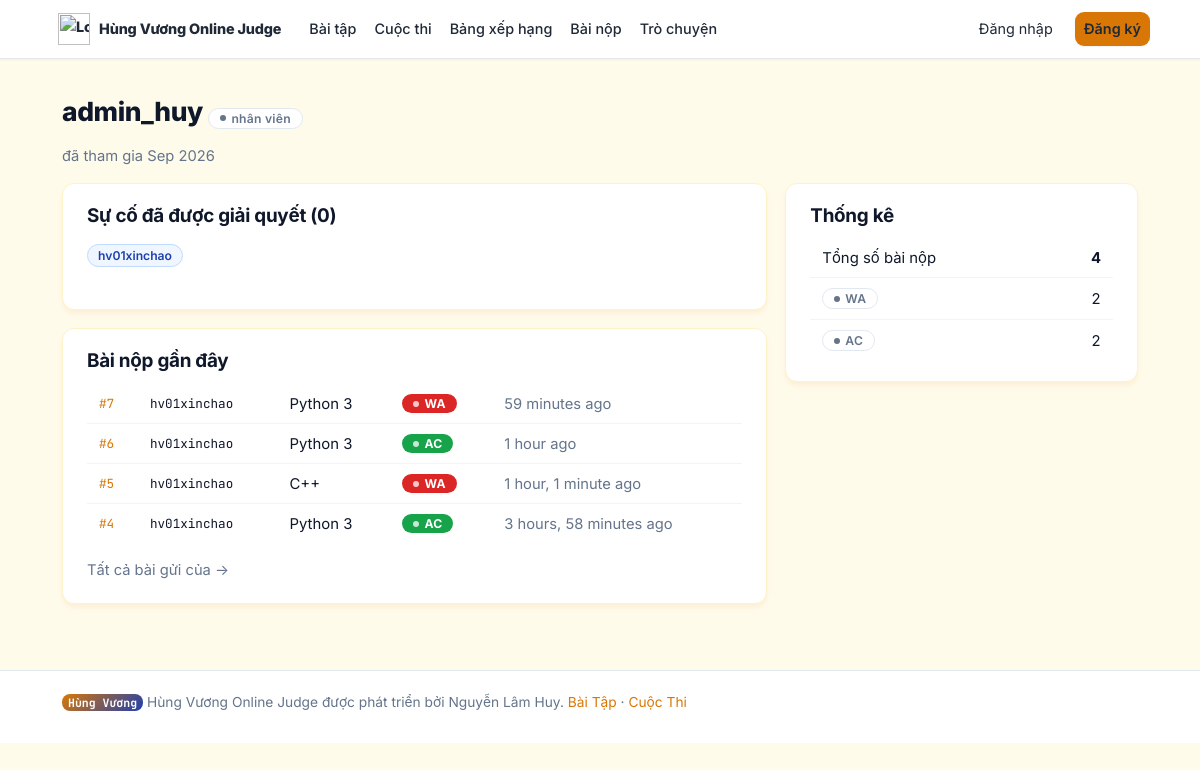
The app's page /accounts/u/admin_huy/ with its own data.
### judge/models.py (models this page shows, shortened)
class Problem(models.Model):
    DIFFICULTY_CHOICES = [("E", "Easy"), ("M", "Medium"), ("H", "Hard")]
    code = models.SlugField(
        max_length=20,
        unique=True,
        help_text="Short unique code shown in URLs, e.g. SUM01",
    )
    title = models.CharField(max_length=200)
    statement = models.TextField(
        help_text="Problem statement. Plain text — a blank line starts a new paragraph."
    )
    input_format = models.TextField("Input", blank=True)
    output_format = models.TextField("Output", blank=True)
    constraints = models.TextField(blank=True)
    hint = models.TextField(
        blank=True, help_text="Optional hint shown behind a spoiler on the problem page."
    )
    difficulty = models.CharField(max_length=1, choices=DIFFICULTY_CHOICES, default="E")
    tags = models.CharField(
        max_length=200, blank=True, help_text="Comma separated, e.g. math, greedy"
    )
    time_limit = models.FloatField(default=1.0, help_text="Seconds per test case")
    memory_limit = models.PositiveIntegerField(default=256, help_text="Megabytes")
    is_visible = models.BooleanField(
        default=True,
        help_text="Uncheck to hide from the public list (e.g. for upcoming contests).",
    )
    editorial = models.TextField(
        blank=True,
        help_text="Solution explanation. Unlocks for users who solved the problem "
                  "(hidden for everyone while a contest containing it is running).",
    )
    editorial_code = models.TextField(
        "Reference solution", blank=True,
        help_text="Optional reference implementation shown with the editorial.",
    )
    editorial_language = models.CharField(
        max_length=4, blank=True,
        choices=[("c", "C"), ("cpp", "C++"), ("py", "Python 3")],
        help_text="Language of the reference solution.",
    )
    created_by = models.ForeignKey(
        settings.AUTH_USER_MODEL, null=True, blank=True, on_delete=models.SET_NULL
    )
    created_at = models.DateTimeField(auto_now_add=True)
    class Meta:
        ordering = ["code"]

class Submission(models.Model):
    LANGUAGE_CHOICES = [("c", "C"), ("cpp", "C++"), ("py", "Python 3")]
    VERDICT_CHOICES = [
        ("PD", "Pending"),
        ("JG", "Judging"),
        ("AC", "Accepted"),
        ("WA", "Wrong Answer"),
        ("TLE", "Time Limit Exceeded"),
        ("MLE", "Memory Limit Exceeded"),
        ("RE", "Runtime Error"),
        ("CE", "Compilation Error"),
        ("IE", "Internal Error"),
    ]
    user = models.ForeignKey(
        settings.AUTH_USER_MODEL, on_delete=models.CASCADE, related_name="submissions"
    )
    problem = models.ForeignKey(
        Problem, on_delete=models.CASCADE, related_name="submissions"
    )
    contest = models.ForeignKey(
        Contest,
        null=True,
        blank=True,
        on_delete=models.SET_NULL,
        related_name="submissions",
    )
    language = models.CharField(max_length=4, choices=LANGUAGE_CHOICES)
    source_code = models.TextField()
    verdict = models.CharField(max_length=4, choices=VERDICT_CHOICES, default="PD")
    exec_time_ms = models.PositiveIntegerField(null=True, blank=True)
    passed_tests = models.PositiveIntegerField(default=0)
    total_tests = models.PositiveIntegerField(default=0)
    first_fail_test = models.PositiveIntegerField(null=True, blank=True)
    compile_message = models.TextField(blank=True)
    test_results = models.JSONField(default=list, blank=True)
    suggestion = models.TextField(blank=True)
    submitted_at = models.DateTimeField(auto_now_add=True)
    class Meta:
        ordering = ["-submitted_at"]
    def get_absolute_url(self):
        return reverse("submission_detail", args=[self.pk])
    @property
    def verdict_class(self):
        return {
            "AC": "ac",
            "WA": "wa",
            "TLE": "tle",
            "MLE": "tle",
            "RE": "re",
            "CE": "ce",
            "IE": "ie",
            "PD": "pd",
            "JG": "pd",
        }.get(self.verdict, "pd")

### accounts/views.py (the view)
# urls.py: path("u/<str:username>/", views.profile, name="profile"),
def profile(request, username):
    person = get_object_or_404(User, username=username)
    subs = Submission.objects.filter(user=person)
    solved_qs = (subs.filter(verdict="AC")
                 .values("problem__code", "problem__title")
                 .distinct().order_by("problem__code"))
    verdict_stats = (subs.values("verdict").annotate(n=Count("id"))
                     .order_by("-n"))
    return render(request, "accounts/profile.html", {
        "person": person,
        "solved_problems": solved_qs,
        "verdict_stats": verdict_stats,
        "total_submissions": subs.count(),
        "recent": subs.select_related("problem")[:10],
    })

### templates/accounts/profile.html (shortened to what this page needs)
{% extends "base.html" %}
{% load static %}
{% block content %}
<h1>{{ person.username }}
  {% if person.is_staff %}<span class="badge badge-outline">nhân viên</span>{% endif %}
</h1>
<p class="muted">{% if person.profile.full_name %}{{ person.profile.full_name }} · {% endif %}
  đã tham gia {{ person.date_joined|date:"M Y" }}</p>
<div class="grid-2">
<div>
<div class="card">
<h2 style="margin-top:0;">Sự cố đã được giải quyết ({{solde_problems|length }})</h2>
      {% if solved_problems %}
        <p>
        {% for p in solved_problems %}
          <a class="tag" href="{% url 'problem_detail' p.problem__code %}" style="display:inline-block;margin-bottom:6px;">{{ p.problem__code }}</a>
        {% endfor %}
        </p>
      {% else %}
        <p class="muted">Chưa giải quyết được điều gì - <a href="{% url 'problem_list' %}">chọn một bài tập đầu tiên</a>!</p>
      {% endif %}
    </div>
<div class="card">
<h2 style="margin-top:0;">Bài nộp gần đây</h2>
<div class="table-scroll"><table class="table-plain">
        {% for s in recent %}
        <tr>
<td class="mono"><a href="{{ s.get_absolute_url }}">#{{ s.pk }}</a></td>
<td class="mono">{{ s.problem.code }}</td>
<td>{{ s.get_language_display }}</td>
<td><span class="badge badge-{{ s.verdict_class }}">{{ s.verdict }}</span></td>
<td class="muted">{{ s.submitted_at|timesince }} ago</td>
</tr>
        {% empty %}<tr><td class="muted">Chưa có bài nộp nào.</td></tr>{% endfor %}
      </table></div>
<p style="margin-bottom:0;"><a class="muted" href="{% url 'submission_list' %}?user={{ person.username }}">Tất cả bài gửi của {{ user.username }} →</a></p>
</div>
</div>
<div>
<div class="card">
<h2 style="margin-top:0;">Thống kê</h2>
<div class="table-scroll"><table class="table-plain">
<tr><td>Tổng số bài nộp</td><td class="num"><b>{{ total_submissions }}</b></td></tr>
        {% for v in verdict_stats %}
        <tr><td><span class="badge badge-outline">{{ v.verdict }}</span></td><td class="num">{{ v.n }}</td></tr>{% endfor %}</table></div>
</div>
</div>
</div>
{% endblock %}

### static/css/style.css (style rules this page uses)
:root { --accent: #2563eb; --accent-dark: #1d4ed8; --accent-deep: #1e40af; --accent-soft: #eff6ff; --accent-line: #bfdbfe; --ink: #0f172a; --ink-mid: #334155; --ink-soft: #64748b; --line: #e2e8f0; --line-soft: #f1f5f9; --bg: #f6f8fb; --card: #ffffff; --topbar: #0f172a; --ac: #16a34a; --ac-soft: #f0fdf4; --ac-line: #bbf7d0; --wa: #dc2626; --wa-soft: #fef2f2; --wa-line: #fecaca; --tle: #ea580c; --tle-soft: #fff7ed; --re: #d97706; --ce: #7c3aed; --ce-soft: #f5f3ff; --pd: #64748b; --gold: #d4a017; --sans: "Inter", -apple-system, BlinkMacSystemFont, "Segoe UI", Roboto, Arial, sans-serif; --mono: "JetBrains Mono", ui-monospace, "SF Mono", Menlo, Consolas, monospace; --shadow-sm: 0 1px 2px rgba(15, 23, 42, 0.06); --shadow-md: 0 4px 12px rgba(15, 23, 42, 0.08); --radius: 12px; }
* { box-sizing: border-box; }
html { font-size: 16px; scroll-behavior: smooth; -webkit-text-size-adjust: 100%; }
body { margin: 0; font-family: var(--sans); color: var(--ink); background: var(--bg); line-height: 1.6; -webkit-font-smoothing: antialiased; }
a { color: var(--accent); text-decoration: none; }
h1, h2, h3 { line-height: 1.25; letter-spacing: -0.015em; }
h1 { font-size: 1.65rem; font-weight: 800; margin: 0.4rem 0 1rem; }
h2 { font-size: 1.18rem; font-weight: 700; margin: 1.5rem 0 0.7rem; }
.card { background: var(--card); border: 1px solid var(--line); border-radius: var(--radius); padding: 20px 24px; margin-bottom: 18px; box-shadow: var(--shadow-sm); }
.grid-2 { display: grid; grid-template-columns: 2fr 1fr; gap: 18px; align-items: start; }
.grid-2 > * { min-width: 0; }
.muted { color: var(--ink-soft); font-size: 0.92rem; }
table { width: 100%; border-collapse: collapse; font-size: 0.93rem; }
.table-scroll { overflow-x: auto; -webkit-overflow-scrolling: touch; }
th, td { text-align: left; padding: 10px 12px; border-bottom: 1px solid var(--line-soft); }
tbody tr:last-child td, table tr:last-child td { border-bottom: none; }
td.num, th.num { text-align: right; font-variant-numeric: tabular-nums; }
.mono { font-family: var(--mono); font-size: 0.85em; }
.badge { display: inline-flex; align-items: center; gap: 5px; border-radius: 999px; padding: 2px 11px; font-size: 0.76rem; font-weight: 700; letter-spacing: 0.02em; color: #fff; white-space: nowrap; }
.badge::before { content: ""; width: 6px; height: 6px; border-radius: 50%; background: rgba(255,255,255,0.75); }
.badge-ac { background: var(--ac); }
.badge-wa { background: var(--wa); }
.badge-outline { color: var(--ink-soft); background: #fff; border: 1px solid var(--line); font-weight: 600; }
.badge-outline::before { background: var(--ink-soft); }
.tag { background: var(--accent-soft); color: var(--accent-deep); border: 1px solid var(--accent-line); border-radius: 999px; padding: 1px 10px; font-size: 0.76rem; font-weight: 600; margin-right: 4px; }
:root { --accent: #d97706 !important; --accent-hover: #b45309 !important; }

### static/css/custom_theme.css (style rules this page uses)
:root { --bs-primary: #d97706 !important; --bs-primary-rgb: 217, 119, 6 !important; --bs-danger: #d97706 !important; --bs-info: #d97706 !important; }
body { background-color: #fffbeb !important; }
.card { border: 1px solid #fef3c7 !important; box-shadow: 0 4px 6px -1px rgba(217, 119, 6, 0.1); }
:root { --accent: #d97706 !important; --accent-hover: #b45309 !important; }

### records on screen
Problem: problem__code "hv01xinchao"
Submission: pk "7", problem.code "hv01xinchao", language "Python 3", verdict "WA", submitted_at "59 minutes"
Submission: pk "6", problem.code "hv01xinchao", language "Python 3", verdict "AC", submitted_at "1 hour"
Submission: pk "5", problem.code "hv01xinchao", language "C++", verdict "WA", submitted_at "1 hour, 1 minute"
Submission: pk "4", problem.code "hv01xinchao", language "Python 3", verdict "AC", submitted_at "3 hours, 58 minutes"

### other values on screen
{{ person.username }} "admin_huy"
{{ person.date_joined|date:"M Y" }} "Sep 2026"
{{ solde_problems|length }} "0"
{{ total_submissions }} "4"
{{ v.verdict }} "WA" "AC"
{{ v.n }} "2" "2"
